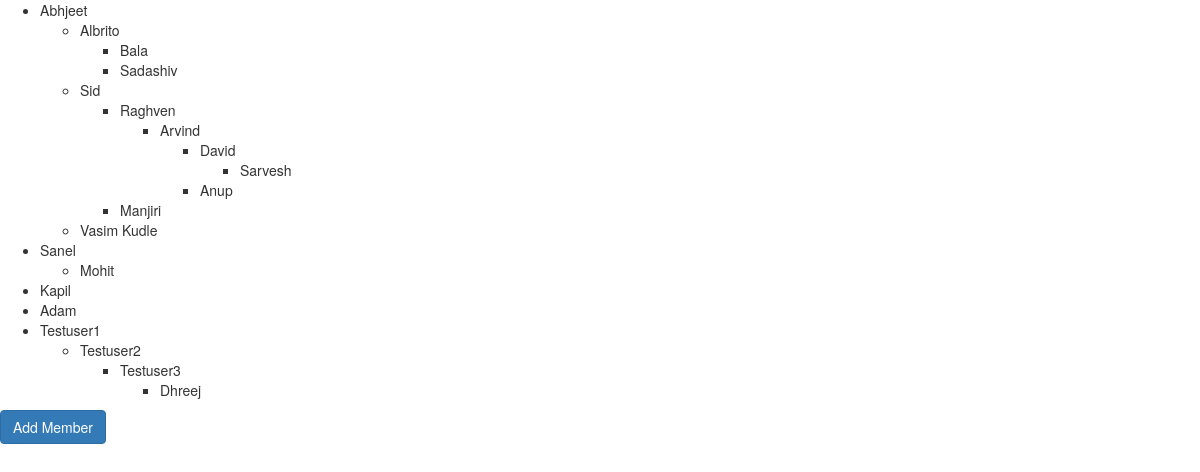
The page / on the database its author committed.
### tables this page shows
CREATE TABLE `members` (
  `Id` int(11) NOT NULL,
  `CreatedDate` datetime DEFAULT NULL,
  `Name` varchar(50) DEFAULT NULL,
  `ParentId` int(11) DEFAULT 0
);

### index.php (the view, shortened to what this page needs)
<?php
include('core-class.php');
$createobj= new Members();
$id=null;
 $list="<ul id=0>";
$data_p= $createobj->getById($id);
foreach($data_p as $data_val=>$val)
{
   $list.="<li id=".$val['Id'].">".$val['Name'];
    $list.= $createobj->getchilds($val['Id']);
       $list.="</li>";
}
  $list.="</ul>";
  echo $list;
?>
<html>
<head>
  <link rel="stylesheet" href="https://maxcdn.bootstrapcdn.com/bootstrap/3.4.1/css/bootstrap.min.css">
  </head>
<body>
<div><button type="button" class="btn btn-primary btn-md" data-toggle="modal" data-target="#myModal">Add Member</button>
</div>
  </body>

### core-class.php (shortened to what this page needs)
<?php class Members {
  private $db;
  public function __construct() {
    $this->db = new PDO('mysql:host=localhost;dbname=mamta', 'root', '');
  }
  public function getById($id) {
    $stmt = $this->db->prepare('SELECT * FROM members WHERE ParentId <=> :fieldName;');
    $stmt->execute(['fieldName' => $id]);
    $data= $stmt->fetchAll(PDO::FETCH_ASSOC);
    return $data;
  }
  public function getchilds($id) {
    $stmt = $this->db->prepare('SELECT * FROM members WHERE ParentId <=> :fieldName;');
    $stmt->execute(['fieldName' => $id]);
    $data= $stmt->fetchAll(PDO::FETCH_ASSOC);
    $list='<ul id="'.$id.'">';
    if(count($data)>0)
    {
     foreach($data as $key=>$val)
    {
       $list.="<li id=".$val['Id'].">".$val['Name'];
       $list.= $this->getchilds($val['Id']);
      $list.="</li>";
    }
  }
  $list.="</ul>";
    return $list;
}
}
?>

### rows shown on the page
members: Name "Abhjeet"
members: Name "Albrito"
members: Name "Bala"
members: Name "Sadashiv"
members: Name "Sid"
members: Name "Raghven"
members: Name "Arvind"
members: Name "David"
members: Name "Sarvesh"
members: Name "Anup"
members: Name "Manjiri"
members: Name "Vasim Kudle"
members: Name "Sanel"
members: Name "Mohit"
members: Name "Kapil"
members: Name "Adam"
members: Name "Testuser1"
members: Name "Testuser2"
members: Name "Testuser3"
members: Name "Dhreej"
